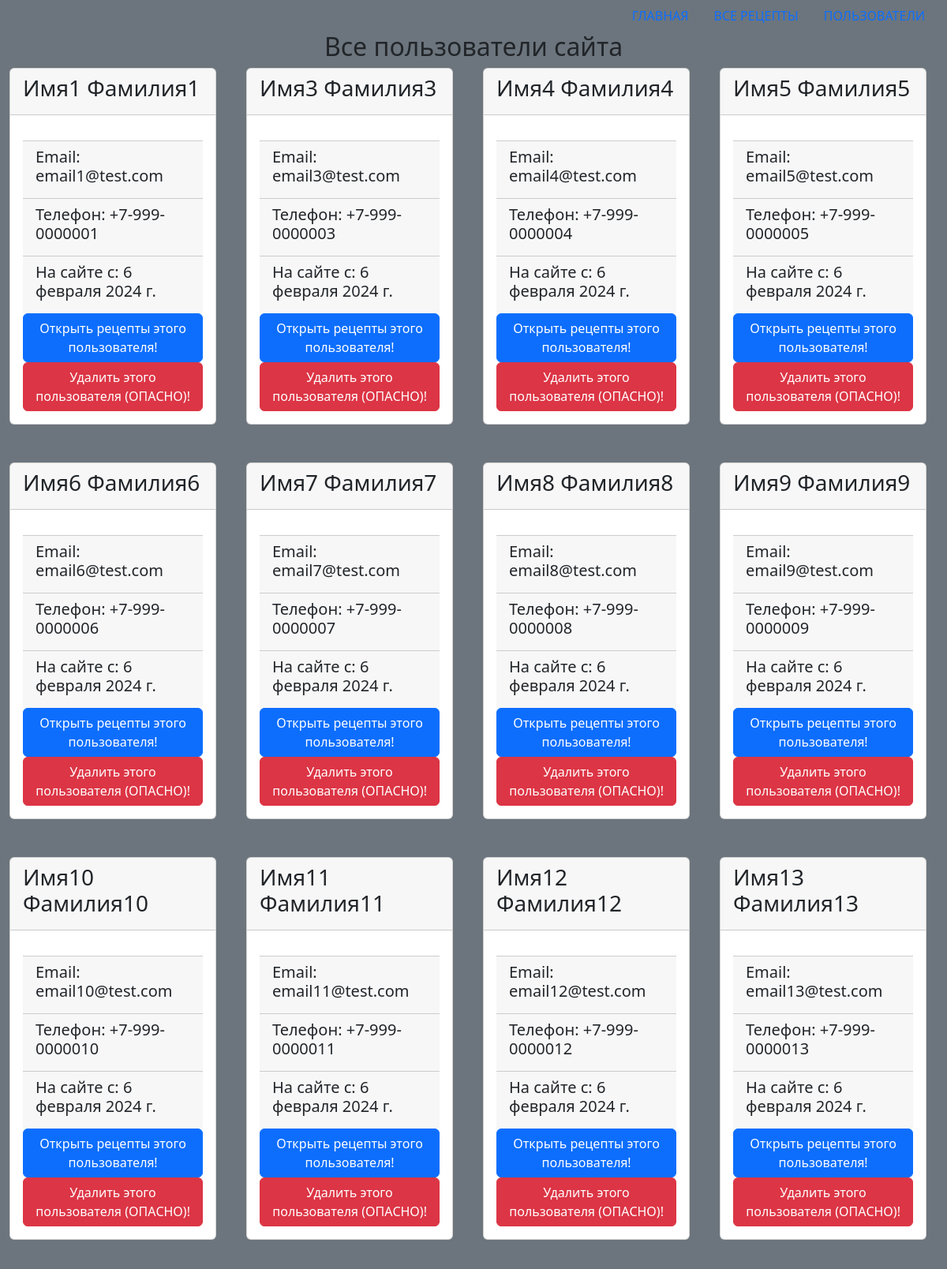
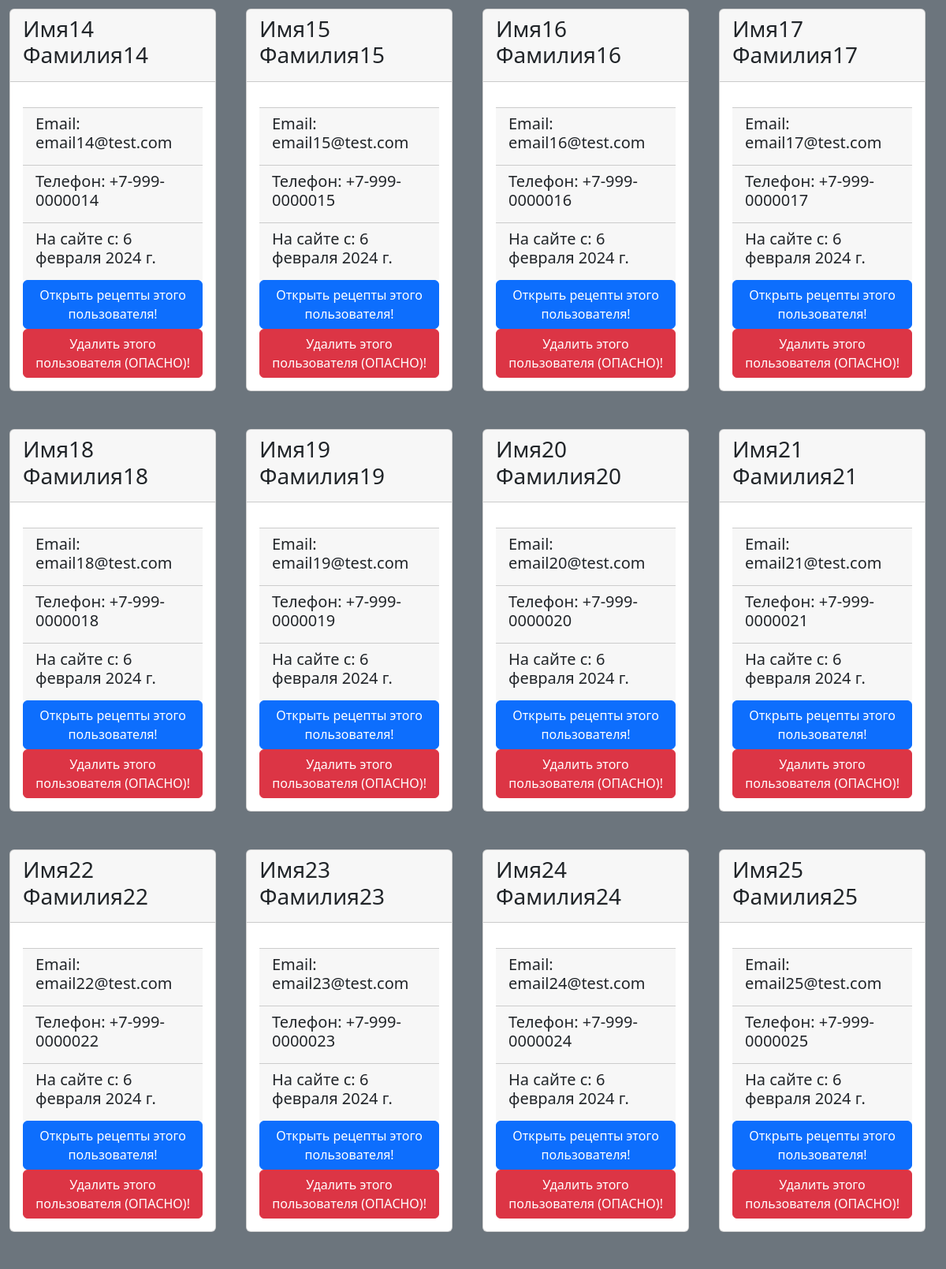
/users/ (upper part), run on the app's committed database (2 pictures, top to bottom).
### recipes/models.py (models this page shows)
class CookUser(models.Model):
    name = models.CharField(max_length=100)
    surname = models.CharField(max_length=100)
    email = models.EmailField()
    phone = models.CharField(max_length=20)
    register_date = models.DateField(auto_now_add=True)

### recipes/views.py (the view)
# urls.py: path('users/', views.show_all_users, name='users'),
def show_all_users(request):
    return render(request, 'users.html', context={'title': 'Все пользователи сайта',
                                                  'users': CookUser.objects.all()})

### recipes/templates/users.html (shortened to what this page needs)
{% extends 'base.html' %}
{% block content %}
<div class="container-fluid">
    <div class="row gy-5">
    {% for user in users %}
        <div class="col-xs-12 col-sm-6 col-lg-4 col-xl-3 recipe-card">
            <div class="card" style="width: 95%">
                <div class="card-header">
                    <h3 align="stretch">{{ user.name }} {{ user.surname }}</h3>
                </div>
                <div class="card-body">
                    <div class="card-footer">
                        <h5>Email: {{ user.email }}</h5>
                    </div>
                    <div class="card-footer">
                        <h5>Телефон: {{ user.phone }}</h5>
                    </div>
                    <div class="card-footer">
                        <h5>На сайте с: {{ user.register_date }}</h5>
                    </div>
                    <div class="button" align="center">
                        {% if user.id.type is not 'NoneType' %}
                            <a href="/recipe/{{ user.id }}" class="btn btn-primary">Открыть рецепты этого пользователя!</a>
                        {% else %}
                            <a href="/add_recipe" class="btn btn-primary">Добавить рецепт!</a>
                        {% endif %}
                    </div>
                    <div align="center">
                        <a href="/del_user/{{ user.id }}" class="btn btn-danger">Удалить этого пользователя (ОПАСНО)!</a>
                    </div>
                </div>
            </div>
        </div>
    {% endfor %}
    </div>
</div>
{% endblock %}<br><br><br>
{% block add_button%}
<br>
{% endblock %}

### data on the page
CookUser: name "Имя1", surname "Фамилия1", email "email1@test.com", phone "+7-999-0000001", register_date "6 февраля 2024 г."
CookUser: name "Имя3", surname "Фамилия3", email "email3@test.com", phone "+7-999-0000003", register_date "6 февраля 2024 г."
CookUser: name "Имя4", surname "Фамилия4", email "email4@test.com", phone "+7-999-0000004", register_date "6 февраля 2024 г."
CookUser: name "Имя5", surname "Фамилия5", email "email5@test.com", phone "+7-999-0000005", register_date "6 февраля 2024 г."
CookUser: name "Имя6", surname "Фамилия6", email "email6@test.com", phone "+7-999-0000006", register_date "6 февраля 2024 г."
CookUser: name "Имя7", surname "Фамилия7", email "email7@test.com", phone "+7-999-0000007", register_date "6 февраля 2024 г."
CookUser: name "Имя8", surname "Фамилия8", email "email8@test.com", phone "+7-999-0000008", register_date "6 февраля 2024 г."
CookUser: name "Имя9", surname "Фамилия9", email "email9@test.com", phone "+7-999-0000009", register_date "6 февраля 2024 г."
CookUser: name "Имя10", surname "Фамилия10", email "email10@test.com", phone "+7-999-0000010", register_date "6 февраля 2024 г."
CookUser: name "Имя11", surname "Фамилия11", email "email11@test.com", phone "+7-999-0000011", register_date "6 февраля 2024 г."
CookUser: name "Имя12", surname "Фамилия12", email "email12@test.com", phone "+7-999-0000012", register_date "6 февраля 2024 г."
CookUser: name "Имя13", surname "Фамилия13", email "email13@test.com", phone "+7-999-0000013", register_date "6 февраля 2024 г."
CookUser: name "Имя14", surname "Фамилия14", email "email14@test.com", phone "+7-999-0000014", register_date "6 февраля 2024 г."
CookUser: name "Имя15", surname "Фамилия15", email "email15@test.com", phone "+7-999-0000015", register_date "6 февраля 2024 г."
CookUser: name "Имя16", surname "Фамилия16", email "email16@test.com", phone "+7-999-0000016", register_date "6 февраля 2024 г."
CookUser: name "Имя17", surname "Фамилия17", email "email17@test.com", phone "+7-999-0000017", register_date "6 февраля 2024 г."
CookUser: name "Имя18", surname "Фамилия18", email "email18@test.com", phone "+7-999-0000018", register_date "6 февраля 2024 г."
CookUser: name "Имя19", surname "Фамилия19", email "email19@test.com", phone "+7-999-0000019", register_date "6 февраля 2024 г."
CookUser: name "Имя20", surname "Фамилия20", email "email20@test.com", phone "+7-999-0000020", register_date "6 февраля 2024 г."
CookUser: name "Имя21", surname "Фамилия21", email "email21@test.com", phone "+7-999-0000021", register_date "6 февраля 2024 г."
CookUser: name "Имя22", surname "Фамилия22", email "email22@test.com", phone "+7-999-0000022", register_date "6 февраля 2024 г."
CookUser: name "Имя23", surname "Фамилия23", email "email23@test.com", phone "+7-999-0000023", register_date "6 февраля 2024 г."
CookUser: name "Имя24", surname "Фамилия24", email "email24@test.com", phone "+7-999-0000024", register_date "6 февраля 2024 г."
CookUser: name "Имя25", surname "Фамилия25", email "email25@test.com", phone "+7-999-0000025", register_date "6 февраля 2024 г."

### other printed values
{{ title }} "Все пользователи сайта"
